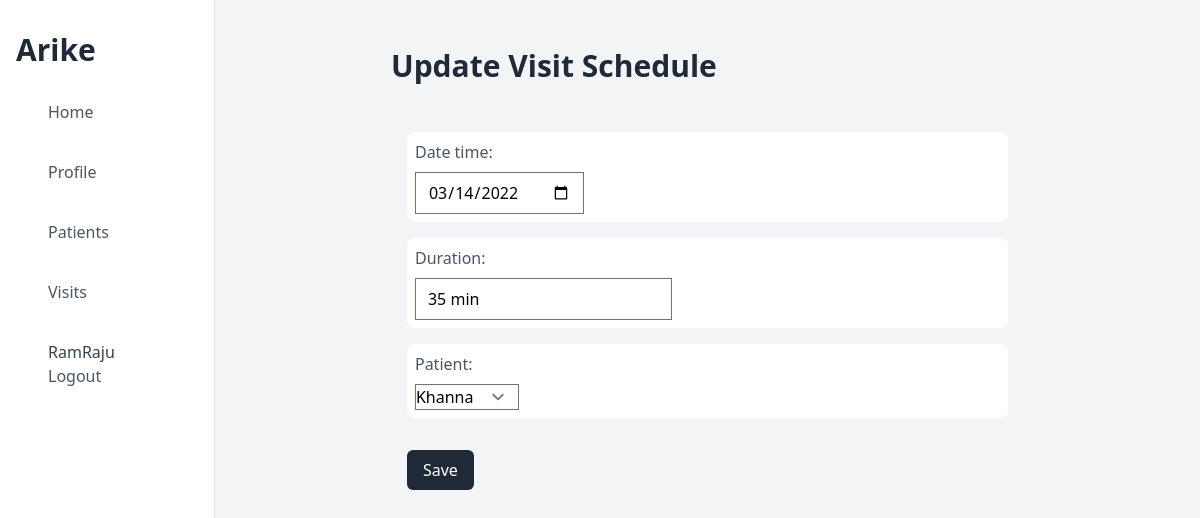
/update/visitschedule/5 (signed in), run on the app's committed database.
### apps/models.py (models this page shows, shortened)
class CustomUser(AbstractUser):
    full_name = models.CharField(max_length=150, blank=True)
    role = models.CharField(choices=USER_ROLES, max_length=20, blank=False)
    phone = models.CharField(max_length=14, validators=[phone_number_regex])
    is_verified = models.BooleanField(default=False)
    district = models.ForeignKey(
        District, on_delete=models.PROTECT, blank=True, null=True
    )
    facility = models.ForeignKey(
        Facility, on_delete=models.PROTECT, blank=True, null=True
    )
    schedule_alert_time = models.DateTimeField(null=True)
    created_at = models.DateTimeField(auto_now_add=True)
    updated_at = models.DateTimeField(auto_now=True)
    deleted = models.BooleanField(default=False)

class VisitSchedule(models.Model):
    date_time = models.DateTimeField()
    duration = models.CharField(max_length=35)
    patient = models.ForeignKey(Patient, on_delete=models.PROTECT, null=True)
    nurse = models.ForeignKey(CustomUser, on_delete=models.PROTECT, null=True)
    cancelled = models.BooleanField(default=False, null=True)
    completed = models.BooleanField(default=False, null=True)
    created_at = models.DateTimeField(auto_now_add=True)
    updated_at = models.DateTimeField(auto_now=True)
    deleted = models.BooleanField(default=False)

### apps/views.py (the view, shortened to what this page needs)
# urls.py: path("update/visitschedule/<pk>", VisitScheduleUpdateView.as_view()),
class VisitScheduleUpdateView(LoginRequiredMixin, UserPermissionMixin, UpdateView):
    permission_required = "District Admin", "Primary Nurse", "Secondary Nurse"
    model = VisitSchedule
    form_class = VisitScheduleForm
    template_name = "VisitSchedule/update.html"
    success_url = "/list/visitschedule"

### apps/views.py
class VisitScheduleForm(ModelForm):
    patient = forms.ModelChoiceField(queryset=Patient.objects.filter(deleted=False))
    class Meta:
        model = VisitSchedule
        fields = ["date_time", "duration", "patient"]
        widgets = {
            "date_time": forms.DateInput(
                format=("%Y-%m-%d"),
                attrs={
                    "class": "form-control",
                    "placeholder": "Select a date",
                    "type": "date",
                },
            ),
        }

### apps/Mixin.py (called while the page is built)
    def has_permission(self):
        perms = self.get_permission_required()
        if self.request.user.role in perms:
            return True
        else:
            return False

### apps/models.py (called while the page is built)
    def __str__(self):
        return self.full_name

### templates/VisitSchedule/update.html (shortened to what this page needs)
{% extends "base_dashboard.html" %}
{% block content %}
    <div class="flex my-8">
        <h1 class="text-3xl font-bold text-gray-800">Update Visit Schedule</h1>
    </div>
    <form action="" method="post">
        <div class="">
            {% for field in form %}
                <div class="fieldWrapper m-4">
                    <div class="bg-white rounded-lg px-2 py-2">
                        <div class="text-l font-regular text-gray-600 mb-2">{{ field.label_tag }}</div>
                        <div>{{ field }}</div>
                    </div>
                </div>
            {% endfor %}
        </div>
        <div class="text-left mt-8 ml-4">
            <Button class="bg-gray-800 px-4 text-white p-2 rounded-md " type="submit">Save</Button>
        </div>
    </form>
{% endblock content %}

### templates/base_dashboard.html (shortened to what this page needs)
{% load static tailwind_tags %}
<!DOCTYPE html>
<html lang="en">
<head>
    {% tailwind_css %}
    <script src="https://cdn.tailwindcss.com"></script>
</head>
<body>
    <div class="flex">
        <div class="flex flex-col w-64 h-screen px-4 py-8 overflow-y-auto border-r">
        <h2 class="text-3xl font-semibold text-left text-gray-800">Arike</h2>
        <div class="flex flex-col justify-between mt-6">
            <aside>
            <ul>
                <li>
                <a class="flex items-center px-4 py-2 text-gray-600 rounded-md  hover:bg-gray-200 {% if request.path == '/' %} text-white bg-gray-700 {% endif %}" href="/">
                    <span class="mx-4 font-medium">Home</span>
                </a>
                </li>
                <li>
                    <a class="flex items-center px-4 py-2 mt-5 text-gray-600 rounded-md hover:bg-gray-200 {% if '/detail/user/' in request.path %} text-white bg-gray-700 {% endif %}" href="/detail/user/{{ request.user.id }}">
                        <span class="mx-4 font-medium">Profile </span>
                    </a>
                </li>
                <li>
                    <a class="flex items-center px-4 py-2 mt-5 text-gray-600 rounded-md hover:bg-gray-200 {% if '/list/patient' in request.path %} text-white bg-gray-700 {% endif %}" href="/list/patient">
                        <span class="mx-4 font-medium">Patients </span>
                    </a>
                </li>
                <li>
                    <a class="flex items-center px-4 py-2 mt-5 text-gray-600 rounded-md hover:bg-gray-200 {% if '/list/visitschedule' in request.path %} text-white bg-gray-700 {% endif %}" href="/list/visitschedule">
                        <span class="mx-4 font-medium">Visits </span>
                    </a>
                </li>
                <li>
                    <a class="flex flex-col items-start px-4 py-2 mt-5 text-gray-600 rounded-md hover:bg-gray-200" href="/logout">
                        <span class="mx-4 text-gray-700 font-medium">{{ request.user }}</span>
                        <span class="mx-4 font-medium">Logout </span>
                    </a>
                </li>
            </ul>
            </aside>
        </div>
        </div>
        <div class="w-screen h-screen p-4  overflow-y-auto bg-gray-100">
        <div class="flex flex-col px-40">
            {% block content %}
            {% endblock content %}
        </div>
    </div>
</body>
</html>

### data on the page
CustomUser: user "RamRaju"
VisitSchedule: form "03/14/2022" "35 min" "Khanna"

### other printed values
{{ field.label_tag }} "Date time:" "Duration:" "Patient:"
